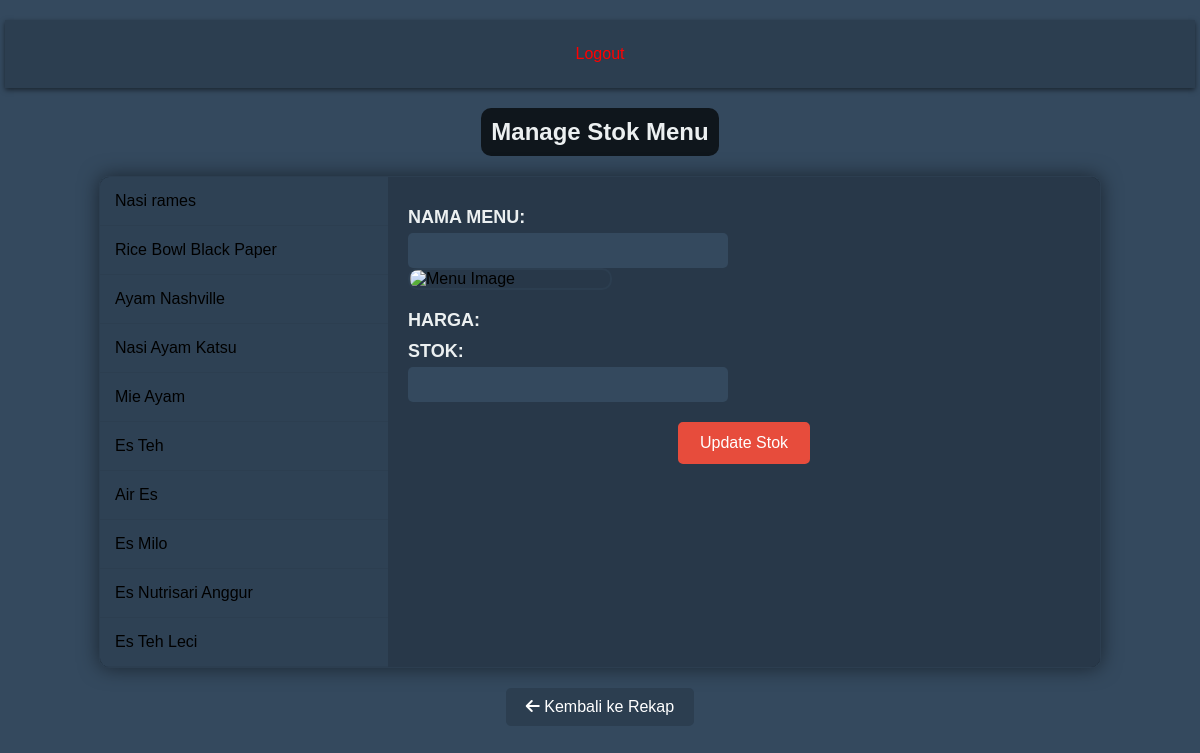
Screenshot of /managestock.php (signed in) with the database file from the repository.
### tables this page shows
CREATE TABLE `menu` (
  `id` int(11) NOT NULL,
  `nama` varchar(100) NOT NULL,
  `kategori` enum('makanan','minuman') NOT NULL,
  `harga` decimal(10,2) NOT NULL,
  `stok` int(10) NOT NULL,
  `gambar` varchar(255) NOT NULL
);

### managestock.php (the view, shortened to what this page needs)
<?php
require 'db.php';
?>
<!DOCTYPE html>
<html lang="en">
<head>
    <link rel="stylesheet" href="https://cdnjs.cloudflare.com/ajax/libs/font-awesome/6.0.0-beta3/css/all.min.css">
    <link rel="stylesheet" href="https://cdnjs.cloudflare.com/ajax/libs/animate.css/4.1.1/animate.min.css">
</head>
<body>
    <nav>
        <a href="logout.php" class="logout">Logout</a>
    </nav>
    <h2>Manage Stok Menu</h2>
    <?php
    $result = $conn->query("SELECT id, nama, stok, harga, gambar FROM menu");
    $menu_list = [];
    while ($row = $result->fetch_assoc()) {
        $menu_list[] = $row;
    }
    ?>
    <div class="container">
        <div class="menu-list">
            <ul>
                <?php foreach ($menu_list as $menu): ?>
                    <li onclick='showMenuDetails(<?php echo json_encode($menu); ?>)'>
                        <?php echo htmlspecialchars($menu['nama']); ?>
                    </li>
                <?php endforeach; ?>
            </ul>
        </div>
        <div class="menu-details">
            <form method="POST" action="">
                <label for="menu-nama">Nama Menu:</label>
                <input type="text" id="menu-nama" name="menu_nama" value="" readonly>
                <img id="menu-image" src="" alt="Menu Image">
                <label>Harga: <span id="menu-price"></span></label>
                <label for="menu-stock">Stok:</label>
                <input type="number" id="menu-stock" name="new_stock" value="" min="0">
                <button type="submit" class="manage-stock-button">Update Stok</button>
            </form>
        </div>
    </div>
    <a href="rekap.php" class="back-to-rekap"><i class="fas fa-arrow-left"></i> Kembali ke Rekap</a>
</body>
</html>

### managestock.php (style rules this page uses)
body { font-family: 'Arial', sans-serif; margin: 0; padding: 20px; display: flex; flex-direction: column; align-items: center; justify-content: center; background-color: #34495e; }
nav { background-color: #2c3e50; padding: 15px; width: 100%; text-align: center; box-shadow: 0 2px 5px rgba(0, 0, 0, 0.5); }
nav a { color: #ecf0f1; text-decoration: none; padding: 10px 20px; margin: 0 10px; display: inline-block; transition: background-color 0.3s ease, transform 0.3s ease; }
h2 { text-align: center; margin-bottom: 20px; animation: fadeInDown 1s; background-color: rgba(0, 0, 0, 0.7); color: #ecf0f1; padding: 10px; border-radius: 10px; display: inline-block; }
.container { display: flex; width: 100%; max-width: 1000px; border: 1px solid #2c3e50; border-radius: 10px; overflow: hidden; box-shadow: 0 0 20px rgba(0, 0, 0, 0.5); background-color: rgba(0, 0, 0, 0.5); }
.menu-list { width: 30%; background-color: rgba(52, 73, 94, 0.8); overflow-y: auto; max-height: 600px; }
.menu-list ul { list-style-type: none; padding: 0; margin: 0; }
.menu-list li { padding: 15px; border-bottom: 1px solid #2c3e50; cursor: pointer; transition: background-color 0.3s, transform 0.3s; }
.menu-details { width: 70%; padding: 20px; background-color: rgba(44, 62, 80, 0.8); }
.menu-details img { max-width: 200px; height: auto; display: block; margin-bottom: 20px; border: 2px solid #2c3e50; border-radius: 10px; transition: transform 0.3s ease; }
.menu-details label { display: block; margin-top: 10px; font-size: 18px; color: #ecf0f1; font-weight: bold; text-transform: uppercase; }
.menu-details input[type="text"], .menu-details input[type="number"] { width: 100%; max-width: 300px; padding: 10px; margin-top: 5px; border: none; border-radius: 5px; background-color: #34495e; color: #ecf0f1; transition: background-color 0.3s ease; }
.manage-stock-button { display: block; margin: 20px auto; padding: 10px 20px; background-color: #e74c3c; color: white; text-align: center; border-radius: 5px; text-decoration: none; font-size: 16px; border: 2px solid #e74c3c; transition: background-color 0.3s ease, border-color 0.3s ease, transform 0.3s ease; }
.back-to-rekap { display: inline-block; padding: 10px 20px; background-color: #2c3e50; color: white; text-decoration: none; border-radius: 5px; margin-top: 20px; transition: background-color 0.3s ease, transform 0.3s ease; }
.logout { color: red; }

### rows the page displays
menu: nama "Nasi rames"
menu: nama "Rice Bowl Black Paper"
menu: nama "Ayam Nashville"
menu: nama "Nasi Ayam Katsu"
menu: nama "Mie Ayam"
menu: nama "Es Teh"
menu: nama "Air Es"
menu: nama "Es Milo"
menu: nama "Es Nutrisari Anggur"
menu: nama "Es Teh Leci"
